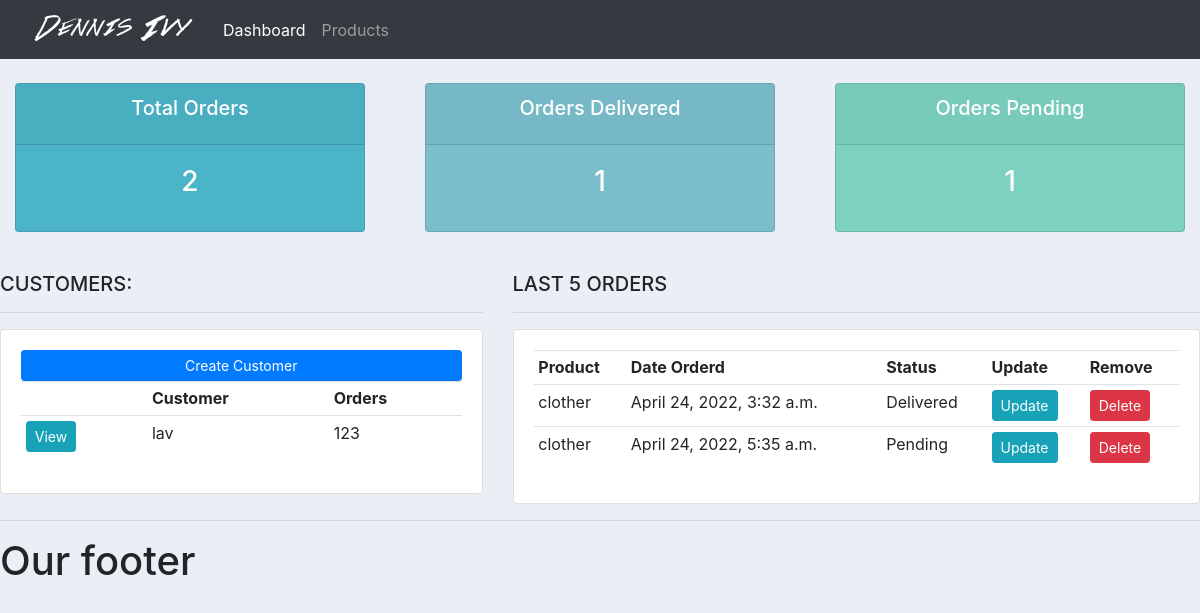
Before: / with the older database file.
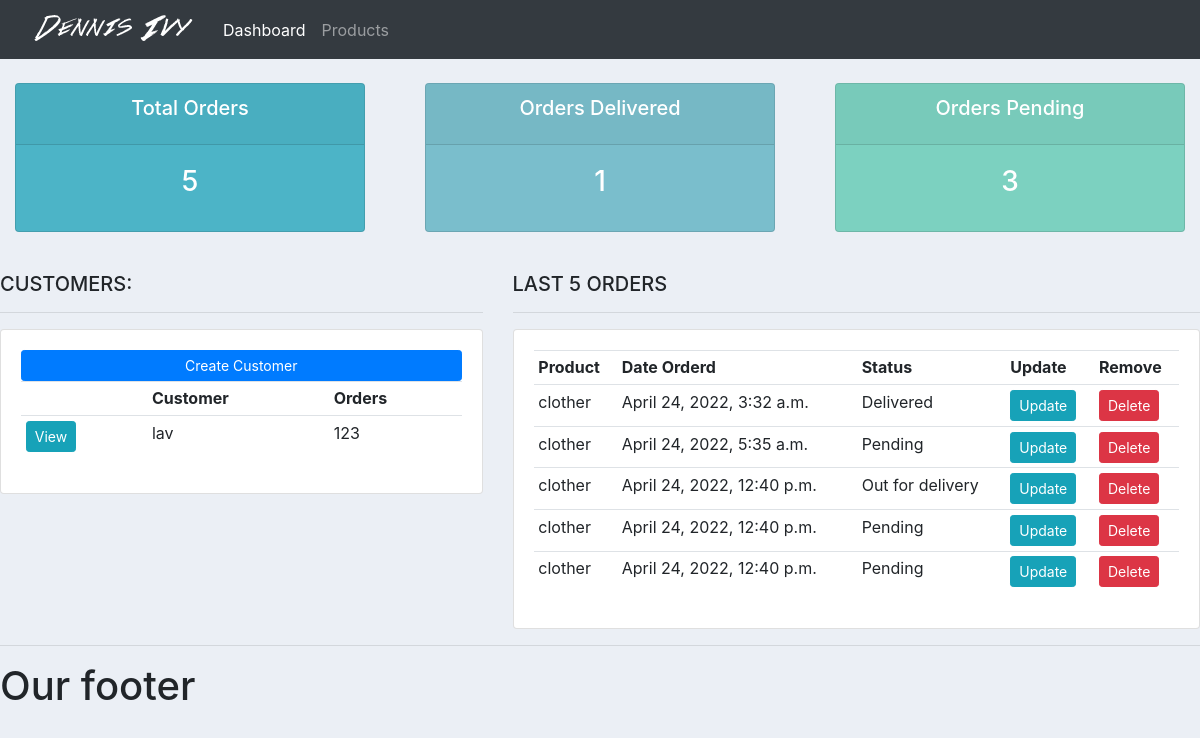
After: the same page with the newer database file.
### accounts/models.py (models this page shows, shortened)
class Customer(models.Model):
    name = models.CharField(max_length=200, null=True)
    phone = models.CharField(max_length=200, null=True)
    email = models.CharField(max_length=200, null=True)
    date_created = models.DateTimeField(auto_now_add=True, null=True)

class Order(models.Model):
    STATUS = (
        ('Pending', 'Pending'),
        ('Out for delivery', 'Out for delivery'),
        ('Delivered', 'Delivered'),
    )
    customer = models.ForeignKey(Customer, null=True, on_delete=models.SET_NULL)
    product = models.ForeignKey(Product, null=True, on_delete=models.SET_NULL)
    date_created = models.DateTimeField(auto_now_add=True, null=True)
    status = models.CharField(max_length=200, choices=STATUS, null=True)

class Product(models.Model):
    CATEGORY = (
        ('Indoor', 'Indoor'),
        ('Out Door', 'Out Door'),
    )
    name = models.CharField(max_length=200, null=True)
    price = models.FloatField(null=True)
    category = models.CharField(max_length=200, null=True, choices=CATEGORY)
    description = models.CharField(max_length=200, null=True, blank=True)
    date_created = models.DateTimeField(auto_now_add=True, null=True)
    tags = models.ManyToManyField(Tag)
    def __str__(self):
        return self.name

### accounts/views.py (the view)
# urls.py: path('', views.home, name='home'),
def home(request):
    orders = Order.objects.all()
    customers = Customer.objects.all()
    total_customers = customers.count()
    total_orders = orders.count()
    delivered = orders.filter(status='Delivered').count()
    pending = orders.filter(status='Pending').count()
    contex = {'orders': orders,
              'customers': customers,
              'total_orders': total_orders,
              'delivered': delivered,
              'pending': pending}
    return render(request, 'accounts/dashboard.html', contex)

### accounts/templates/accounts/dashboard.html
{%  extends 'accounts/main.html' %}
{% block content %}
{%  include 'accounts/status.html' %}
<br>
<div class="row">
	<div class="col-md-5">
		<h5>CUSTOMERS:</h5>
		<hr>
		<div class="card card-body">
			<a class="btn btn-primary  btn-sm btn-block" href="">Create Customer</a>
			<table class="table table-sm">
				<tr>
					<th></th>
					<th>Customer</th>
					<th>Orders</th>
				</tr>
                {% for customer in customers %}
                    <tr>
                        <td><a class="btn btn-sm btn-info" href="{% url 'customer' customer.id%}">View</a></td>
                        <td>{{customer.name}}</td>
                        <td>{{customer.phone}}</td>
                    </tr>
                {% endfor  %}
			</table>
		</div>
	</div>
	<div class="col-md-7">
		<h5>LAST 5 ORDERS</h5>
		<hr>
		<div class="card card-body">
			<table class="table table-sm">
				<tr>
					<th>Product</th>
					<th>Date Orderd</th>
					<th>Status</th>
					<th>Update</th>
					<th>Remove</th>
				</tr>
                {% for order in orders %}
                    <tr>
                        <td>{{order.product}}</td>
                        <td>{{order.date_created}}</td>
                        <td>{{order.status}}</td>
                        <td><a class="btn btn-sm btn-info" href="{% url 'update_order' order.id %}">Update</a></td>
                        <td><a class="btn btn-sm btn-danger" href="{% url 'delete_order' order.id%}">Delete</a></td>
                    </tr>
                {% endfor  %}
			</table>
		</div>
	</div>
</div>
{% endblock %}

### accounts/templates/accounts/main.html (shortened to what this page needs)
{% load static %}
<!DOCTYPE html>
<html lang="en">
<head>
    <link rel="stylesheet" href="https://cdn.jsdelivr.net/npm/bootstrap@4.3.1/dist/css/bootstrap.min.css"
>
    <link rel="stylesheet" type="text/css" href="{% static '/css/main.css' %}">
</head>
<body>
    {% include 'accounts/navbar.html' %}
    {% block content  %}
    {% endblock %}
    <hr>
    <h1>Our footer</h1>
</body>
</html>

### accounts/templates/accounts/navbar.html (shortened to what this page needs)
{% load static %}
<nav class="navbar navbar-expand-lg navbar-dark bg-dark">
 <img src="{% static 'images/logo.png' %}">
  <div class="collapse navbar-collapse" id="navbarNav">
    <ul class="navbar-nav">
      <li class="nav-item active">
        <a class="nav-link" href="{% url 'home' %}">Dashboard</a>
      </li>
      <li class="nav-item">
        <a class="nav-link" href="{% url 'products' %}">Products</a>
      </li>
    </ul>
  </div>
</nav>

### accounts/templates/accounts/status.html
<br>
<div class="row">
	<div class="col">
		<div class="col-md">
			<div class="card text-center text-white  mb-3" id="total-orders">
			  	<div class="card-header">
			  		<h5 class="card-title">Total Orders</h5>
			  	</div>
			  	<div class="card-body">
			    	<h3 class="card-title">{{ total_orders }}</h3>
			  	</div>
			</div>
		</div>
	</div>
	<div class="col">
		<div class="col-md">
			<div class="card text-center text-white  mb-3" id="orders-delivered">
			  	<div class="card-header">
			  		<h5 class="card-title">Orders Delivered</h5>
			  	</div>
			  	<div class="card-body">
			    	<h3 class="card-title">{{ delivered }}</h3>
			  	</div>
			</div>
		</div>
	</div>
	<div class="col">
		<div class="col-md">
			<div class="card text-center text-white  mb-3" id="orders-pending">
			  	<div class="card-header">
			  		<h5 class="card-title">Orders Pending</h5>
			  	</div>
			  	<div class="card-body">
			    	<h3 class="card-title">{{ pending }}</h3>
			  	</div>
			</div>
		</div>
	</div>
</div>

### static/css/main.css (style rules this page uses)
body { background-color: #ebeff5; }
#total-orders { background-color: #4cb4c7; }
#orders-delivered { background-color: #7abecc; }
#orders-pending { background-color: #7CD1C0; }

Changed rows visible on the page:
added Order: product "clother", date_created "April 24, 2022, 12:40 p.m.", status "Out for delivery"
added Order: product "clother", date_created "April 24, 2022, 12:40 p.m.", status "Pending"
added Order: product "clother", date_created "April 24, 2022, 12:40 p.m.", status "Pending"
Other visible differences:
{{ total_orders }}: "2" → "5"
{{ pending }}: "1" → "3"
